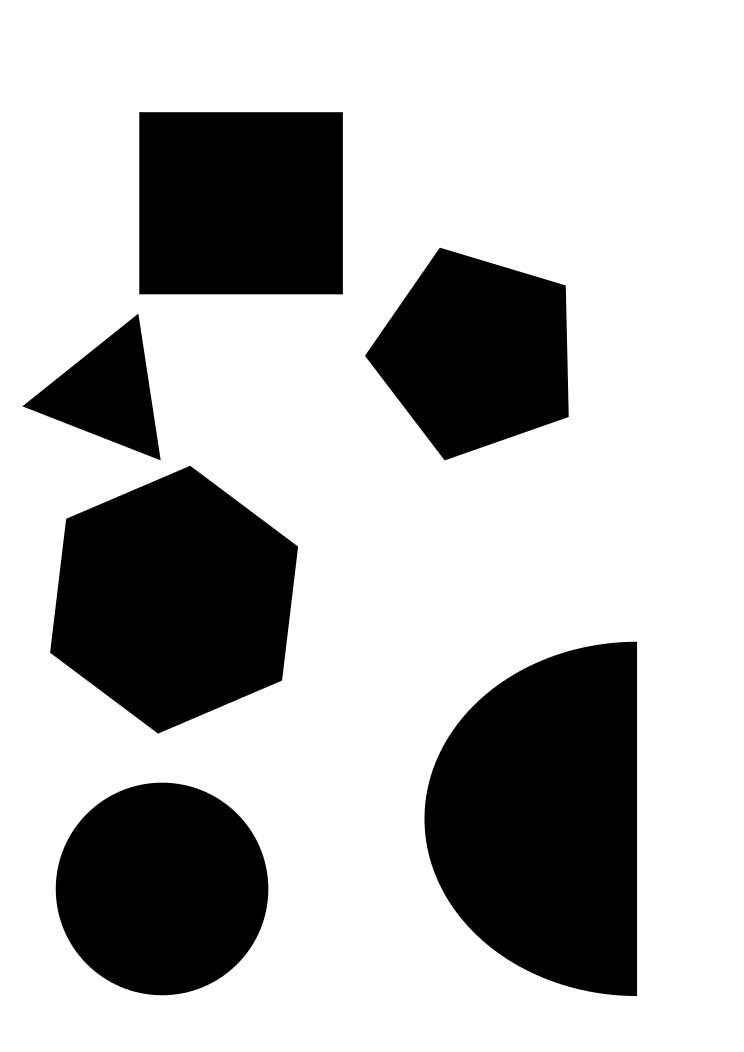
#> input picture Python/opencv/shapes_nocolor.jpg, 744 x 1052 px, given in place of the camera
$ python convexhull.py
#> lines starting #> are read from the running program, lines starting #| are printed output that depends on the picture; after the words box and inside, x2 and y2 are one past the last pixel; in counts of white or black regions, pixels touching at a corner belong together
#!/usr/bin/envrun
import cv2 as cv
import random as rng
import numpy as np

def _main(feedid = 0, threshhold = 100, use_inner = False):
#> called with feedid = 0, threshhold = 100, use_inner = True
    rng.seed(12345)
    threshhold = args.thresh
    feed = cv.VideoCapture(feedid)
    while True:
        _, frame = feed.read()
#> frame is the input picture: shape (1052, 744, 3); min 0, max 255, mean 183.9
        cv.imshow('feed', frame)

        gray = cv.cvtColor(frame, cv.COLOR_BGR2GRAY)

        edges = cv.Canny(gray, threshhold, 2 * threshhold)
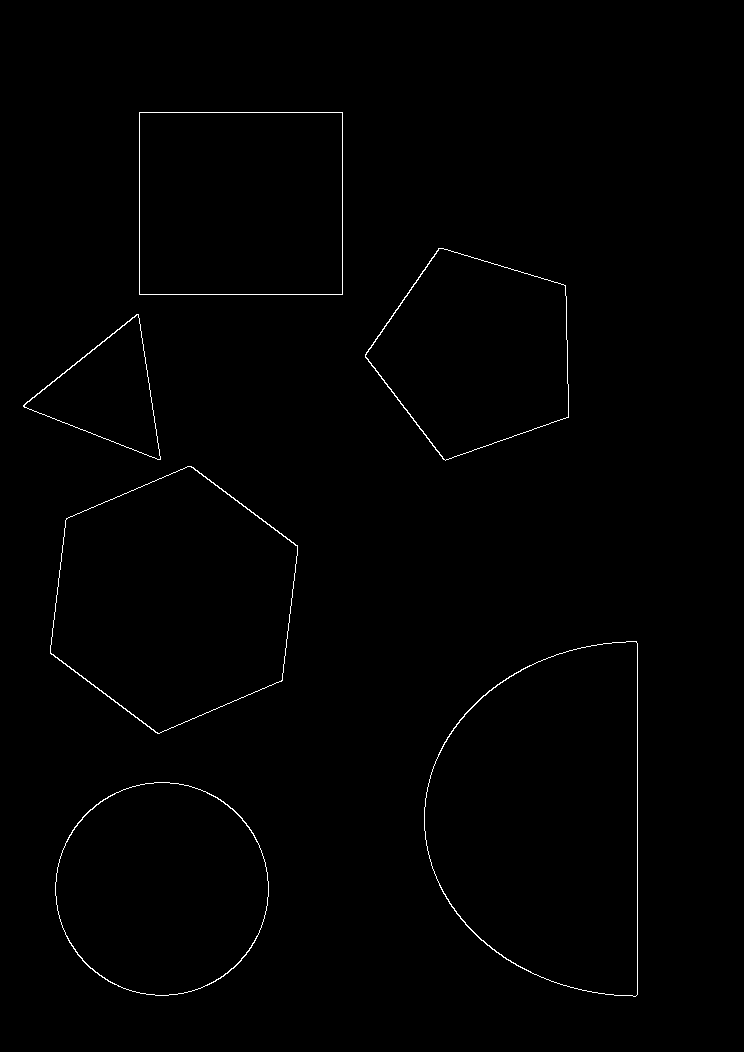
#> edges: shape (1052, 744); 0.6% white in thin lines or dots, all inside (x1, y1, x2, y2) = (23, 112, 638, 997)
        contours, _ = cv.findContours(edges, cv.RETR_TREE, cv.CHAIN_APPROX_SIMPLE)
#> contours = 12 contours; largest, box (x1, y1, x2, y2) and area: (424, 641, 638, 997) 59376, (424, 641, 638, 997) 59226, (50, 466, 298, 734) 47348, (50, 466, 298, 734) 47186, (139, 112, 343, 295) 36946

        hull_l = []
        for contour in contours:
            hull  = cv.convexHull(contour)
            hull_l.append(hull)
#> this loop made 12 passes
#> (contour, hull) on pass 11: ([[139, 112], [139, 294], [342, 294], [342, 112]], [[342, 112], [342, 294], [139, 294], [139, 112]])
#> after the loop, hull_l = 12 contours; largest, box (x1, y1, x2, y2) and area: (424, 641, 638, 997) 59566, (424, 641, 638, 997) 59412, (50, 466, 298, 734) 47672, (50, 466, 298, 734) 47492, (139, 112, 343, 295) 36946

        drawing = np.zeros((*edges.shape[:2], 3), dtype=np.uint8)
        for i, contour in enumerate(contours):
            col = (rng.randint(0, 256), rng.randint(0, 256), rng.randint(0, 256))
            if use_inner:
                cv.drawContours(drawing, [contour], -1, col)
            cv.drawContours(drawing, hull_l, i, col)
#> this loop made 12 passes
#> col on passes 1, 2, 3, 4, 5, 6, 7, 8, 9, 10, 12: (213, 5, 152), (188, 99, 138), (223, 82, 191), (63, 221, 133), (89, 95, 181), (46, 211, 85), (75, 105, 39), (97, 174, 164), (12, 234, 173), (13, 212, 1), (146, 50, 212)
#> (contour, col) on pass 11: ([[139, 112], [139, 294], [342, 294], [342, 112]], (3, 83, 91))
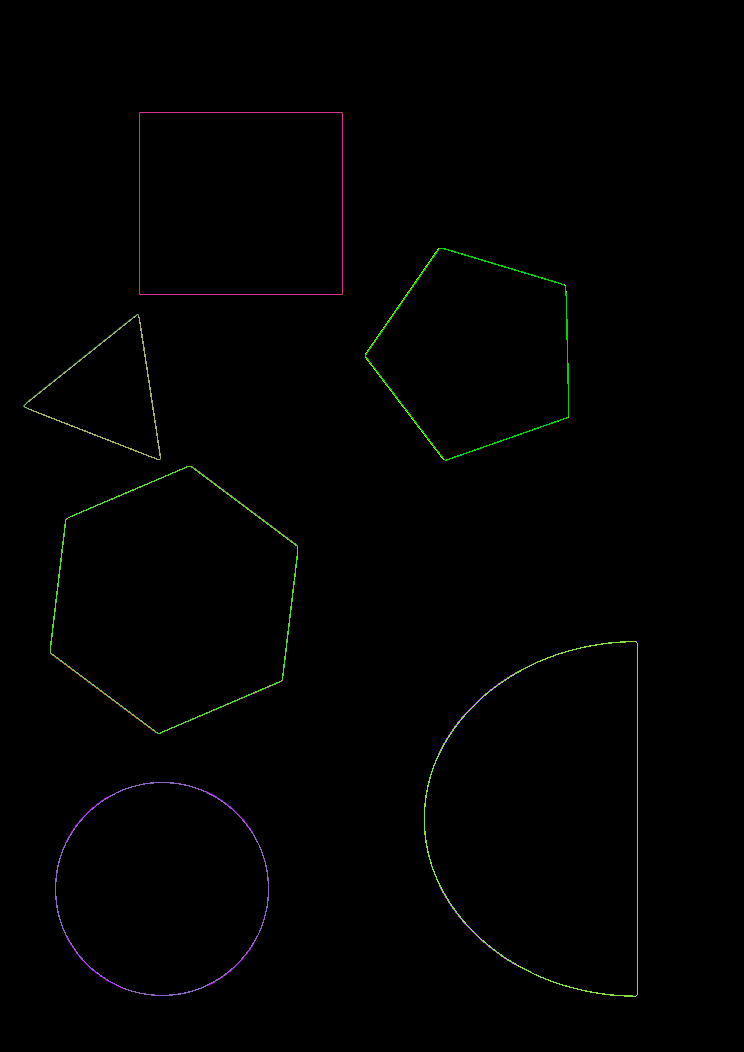
#> drawing: shape (1052, 744, 3); mean of channels 0, 1, 2 0.7, 1.2, 0.9; drawn as B, G, R
        cv.imshow('hull', drawing)

        if cv.waitKey(1) & 0xFF == ord('q'):
#> (key q is pressed here)
            break
    feed.release()
    cv.destroyAllWindows()

if __name__ == "__main__":
    import argparse
    parser = argparse.ArgumentParser()
    parser.add_argument("-i", "--inner", action='store_false', help="disable rendering inner contours")
    parser.add_argument("--feed", "-f", type=int, nargs='?', help="source device", default=0)
    parser.add_argument("--thresh", "-t", type=int, nargs='?', help="Canny lower threshhold", default=100)

    args = parser.parse_args()
    _main(args.feed, args.thresh, args.inner)
